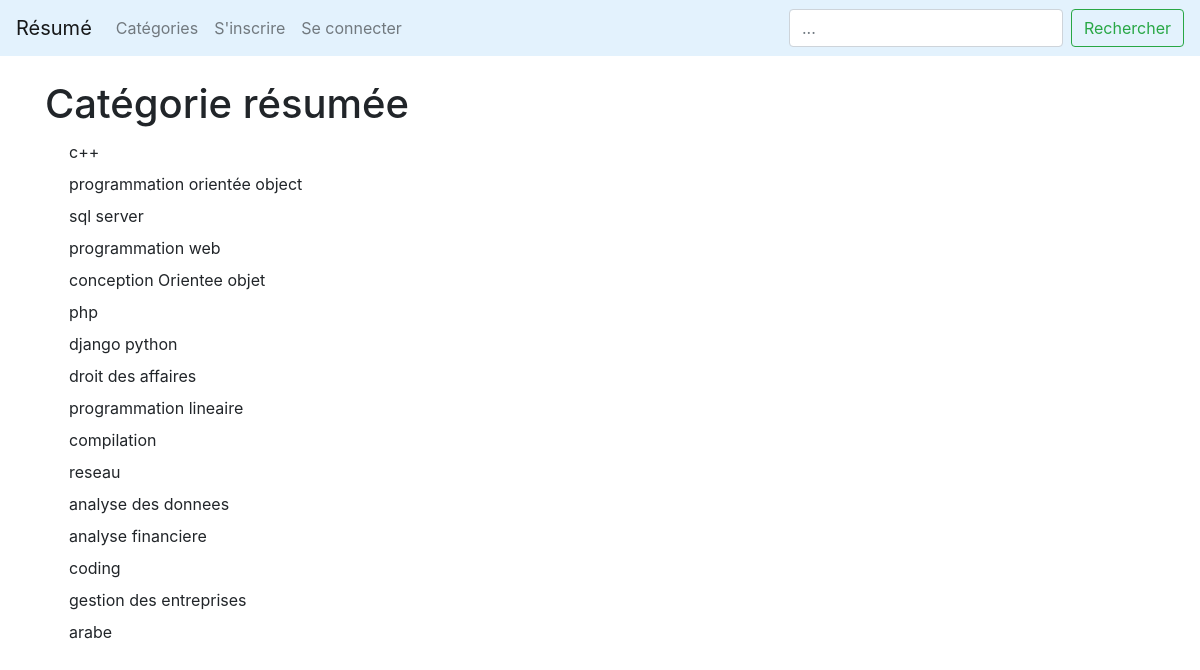
The page /categories_list on the database its author committed.
### LeBlog/models.py (models this page shows, shortened)
class Categorie(models.Model):
        name = models.CharField(max_length=255)
        def __str__(self):
            return self.name

### LeBlog/views.py (the view)
# urls.py: path('categories_list', CategoryListView, name='categories_list'),
def CategoryListView(request):
    cat_menu_list = Categorie.objects.all()
    return render(request, 'cat_menu_list.html', {'cat_menu_list': cat_menu_list})

### LeBlog/templates/cat_menu_list.html (shortened to what this page needs)
{% extends 'base.html' %}
{% block content %}
<h1>Catégorie résumée</h1>
          {%for item in cat_menu_list %}
          <a class="dropdown-item" href="{% url 'categorie' item|slugify %}">{{ item }}</a>
          {%endfor%}
{% endblock %}

### rows shown on the page
Categorie: name "c++"
Categorie: name "programmation orientée object"
Categorie: name "sql server"
Categorie: name "programmation web"
Categorie: name "conception Orientee objet"
Categorie: name "php"
Categorie: name "django python"
Categorie: name "droit des affaires"
Categorie: name "programmation lineaire"
Categorie: name "compilation"
Categorie: name "reseau"
Categorie: name "analyse des donnees"
Categorie: name "analyse financiere"
Categorie: name "coding"
Categorie: name "gestion des entreprises"
Categorie: name "arabe"
